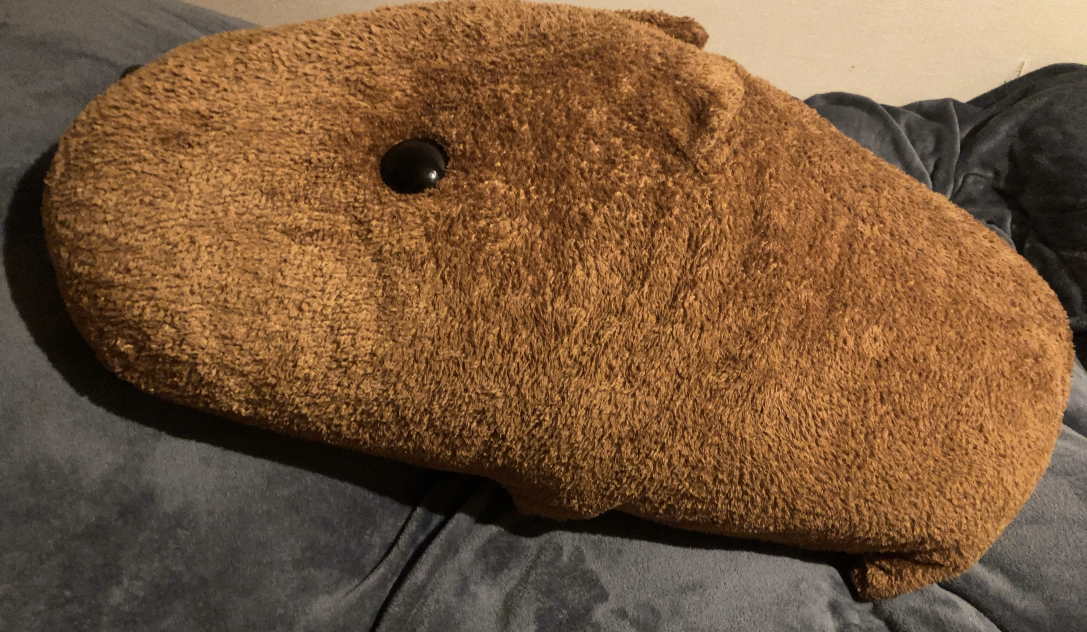
#> input picture fgcapy/IMG_4598.jpg, 3259 x 1896 px, given in place of fgcapy, which was not available (shown at 1/3 size)
$ python 'import cv2.py' --fg_path fgcapy --bg_path fgcapy
#> lines starting #> are read from the running program, lines starting #| are printed output that depends on the picture; after the words box and inside, x2 and y2 are one past the last pixel; in counts of white or black regions, pixels touching at a corner belong together; pictures that were not available may be replaced by others from this repository, and a replacement may not be noted
import cv2
import numpy as np
import matplotlib.pyplot as plt
import os
import glob
import random
import argparse

class CapyImSyn:

    def __init__(self, fgImg, bgImg):
        self.fgImg = fgImg
        self.bgImg = bgImg
        self.x = 1500
        self.y = 1500
        self.size = 1000

    def setPosition(self, position):
        if (position == 'left'):
            self.x = 500
            self.y = 2800
        elif (position == 'center'):
            self.x = 2000
            self.y = 2000
        elif (position == 'right'):
            self.x = 2500
            self.y = 2800
        elif (position == 'random'):
            self.x = random.choice(range(500, 2500))
            self.y = random.choice(range(500, 2800))

    def setSize(self, size):
#> in combine, loadedFgImg is the input picture: shape (1896, 3259, 3); mean B, G, R 58.8, 87.7, 119.5
        self.size = size

    def _createMask(img):
        #convert bgr into hsv
        hsv = cv2.cvtColor(img, cv2.COLOR_BGR2HSV)
        plt.imshow(hsv)
        plt.show()

        #binarise
        bin_img = cv2.inRange(hsv, (28, 78, 40), (240, 240, 240))
        plt.imshow(bin_img)
        plt.show()

        #extract contours
        contours, _ = cv2.findContours(bin_img, cv2.RETR_EXTERNAL, cv2.CHAIN_APPROX_SIMPLE)

        #get the contour with the largest area
        contour = max(contours, key=lambda x: cv2.contourArea(x))
        mask = np.zeros_like(bin_img)
        maskImg =  cv2.drawContours(mask, [contour], -1, color=255, thickness=-1)
        plt.imshow(maskImg)
        plt.show()
        return maskImg

    def _imageRotate(img):
        h, w = img.shape[:2]
#> h = 1896; w = 3259
        size = (w, h)
#> size = (3259, 1896)

        #set rotation angle
        angle = 10
        angle_rad = angle/180.0*np.pi

        #calculate image size after rotation
        w_rot = int(np.round(h*np.absolute(np.sin(angle_rad))+w*np.absolute(np.cos(angle_rad))))
#> w_rot = 3539
        h_rot = int(np.round(h*np.absolute(np.cos(angle_rad))+w*np.absolute(np.sin(angle_rad))))
#> h_rot = 2433
        size_rot = (w_rot, h_rot)
#> size_rot = (3539, 2433)

        #rotate around the centre of the original image
        center = (w/2, h/2)
#> center = (1629.5, 948)
        scale = 1.0
        rotation_matrix = cv2.getRotationMatrix2D(center, angle, scale)

        #add a parallel shift(rotation + translation)
        affine_matrix = rotation_matrix.copy()
        affine_matrix[0][2] = affine_matrix[0][2] -w/2 + w_rot/2
        affine_matrix[1][2] = affine_matrix[1][2] -h/2 + h_rot/2

        img = cv2.warpAffine(img, affine_matrix, size_rot, flags=cv2.INTER_CUBIC)
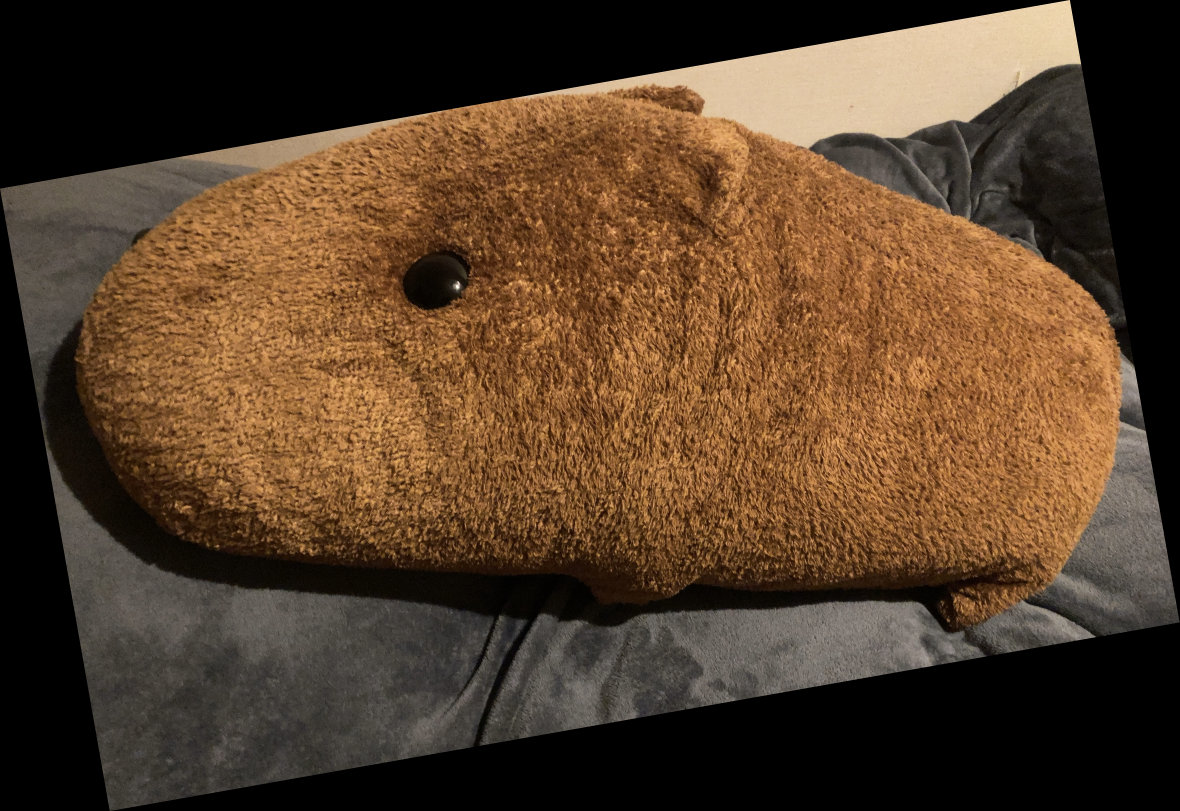
#> img: shape (2433, 3539, 3) (shown at 1/3 size); mean of channels 0, 1, 2 42.2, 62.9, 85.8; drawn as B, G, R
        plt.imshow(img)
        plt.show()
        return img

    def combine(self):
        #randomly select fgImg
        loadedFgImg = cv2.imread(self.fgImg)
        plt.imshow(loadedFgImg)
        plt.show()
        rot_FgImg = CapyImSyn._imageRotate(loadedFgImg)
        cvt_FgImg = cv2.cvtColor(rot_FgImg, cv2.COLOR_BGR2RGB)
        rs1 = cv2.resize(cvt_FgImg, (self.size, self.size))
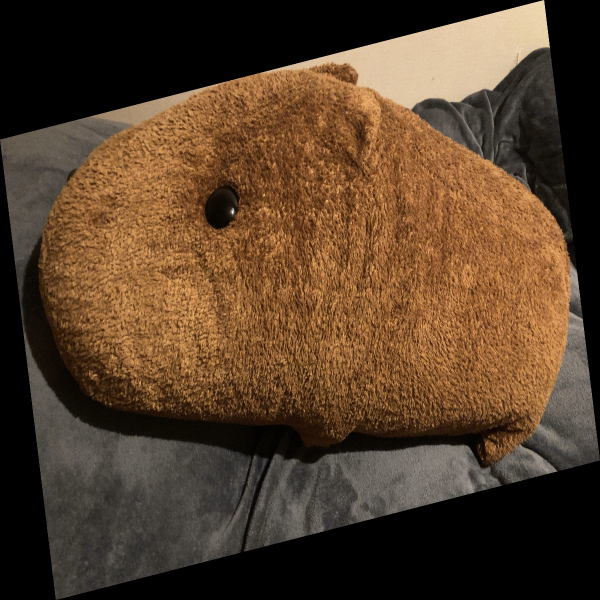
#> rs1: shape (1200, 1200, 3) (shown at 1/2 size); mean R, G, B 85.7, 62.8, 42.1

        mask = CapyImSyn._createMask(rs1)
#> in _createMask, `hsv = cv2.cvtColor(img, cv2.COLOR_BGR2HSV)`: hsv: shape (1200, 1200, 3); mean H, S, V 75.4, 90.3, 85.7
#> in _createMask, `bin_img = cv2.inRange(hsv, (28, 78, 40), (240, 240, 240))`:
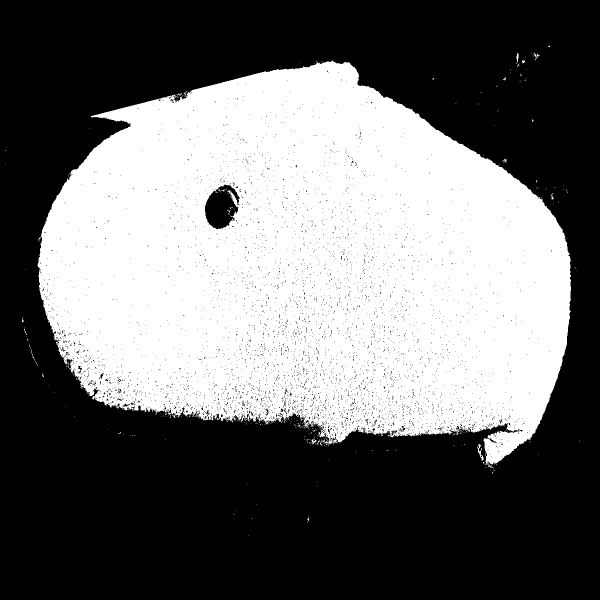
#> bin_img: shape (1200, 1200) (shown at 1/2 size); 42.7% white; 362 white regions (351 under 20 px)
#> in _createMask, `contours, _ = cv2.findContours(bin_img, cv2.RETR_EXTERNAL, cv2.CHAIN_A..`: contours = 338 contours, 334 with area under 20; largest, box (x1, y1, x2, y2) and area: (75, 121, 1143, 930) 623743, (954, 888, 967, 921) 79, (622, 877, 633, 889) 47, (1033, 106, 1037, 128) 33
#> in _createMask, `contour = max(contours, key=lambda x: cv2.contourArea(x))`: contour = contour of 3121 points, box (x1, y1, x2, y2) (75, 121, 1143, 930), area 623743
#> in _createMask, `maskImg =  cv2.drawContours(mask, [contour], -1, color=255, thickness=..`:
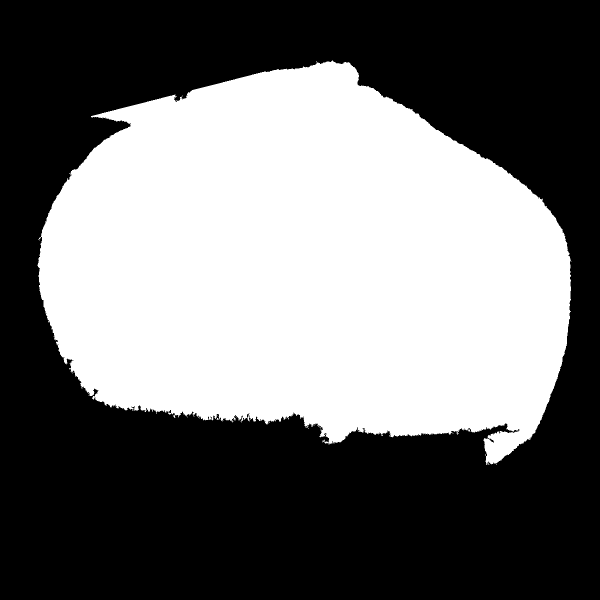
#> maskImg: shape (1200, 1200) (shown at 1/2 size); 43.5% white; 1 white region, box (x1, y1, x2, y2) and area: (75, 121, 1143, 930) 626040

        #process in the same way as fgImg
        loadedBgImg = cv2.imread(self.bgImg)
        loadedBgImg_cvt = cv2.cvtColor(loadedBgImg, cv2.COLOR_BGR2RGB)
        rs2 = cv2.resize(loadedBgImg_cvt, (4000, 4000))
        plt.imshow(rs2)
        plt.show()

        #set the position for pasting
        x = self.x
        y = self.y

        #width and height take the common part of the foreground and background images
        w = min(rs1.shape[1], rs2.shape[1] - x)
#> w = 1200
        h = min(rs1.shape[0], rs2.shape[0] - y)
#> h = 1200

        #area to be merged
        fg_roi = rs1[:h, :w]
        bg_roi = rs2[y : y + h, x : x + w]
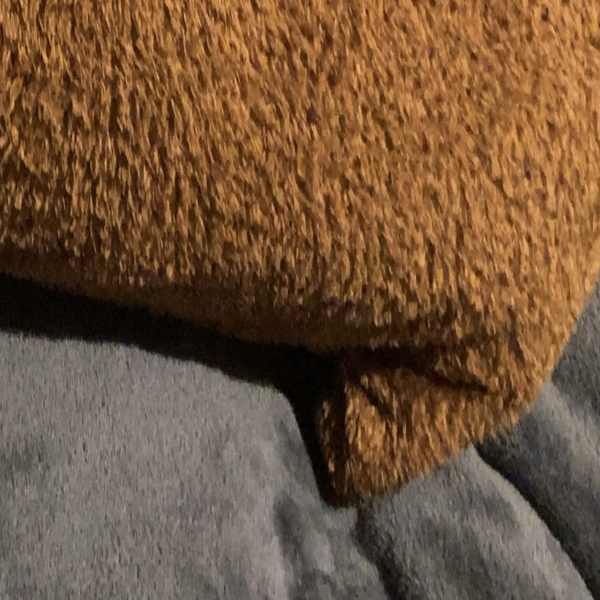
#> bg_roi: shape (1200, 1200, 3) (shown at 1/2 size); mean R, G, B 113.3, 84.6, 59.3

        #last process
        bg_roi[:] = np.where(mask[:h, :w, np.newaxis] == 0, bg_roi, fg_roi)
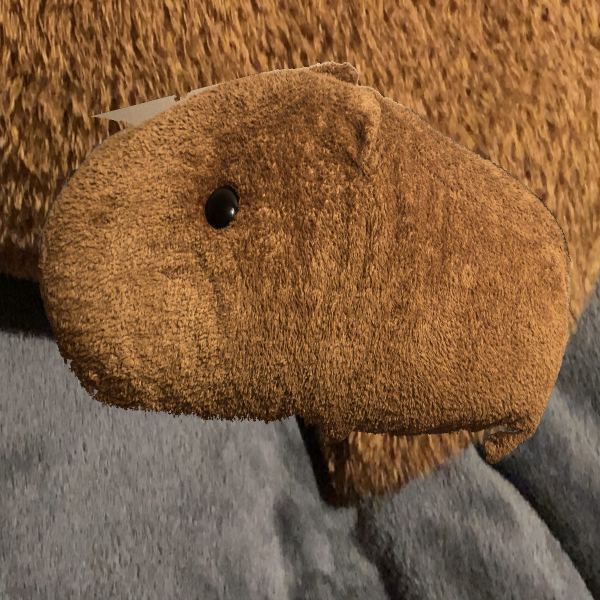
#> bg_roi: shape (1200, 1200, 3) (shown at 1/2 size); mean R, G, B 128.9, 94.1, 63.4
        plt.imshow(rs2)
        plt.show()
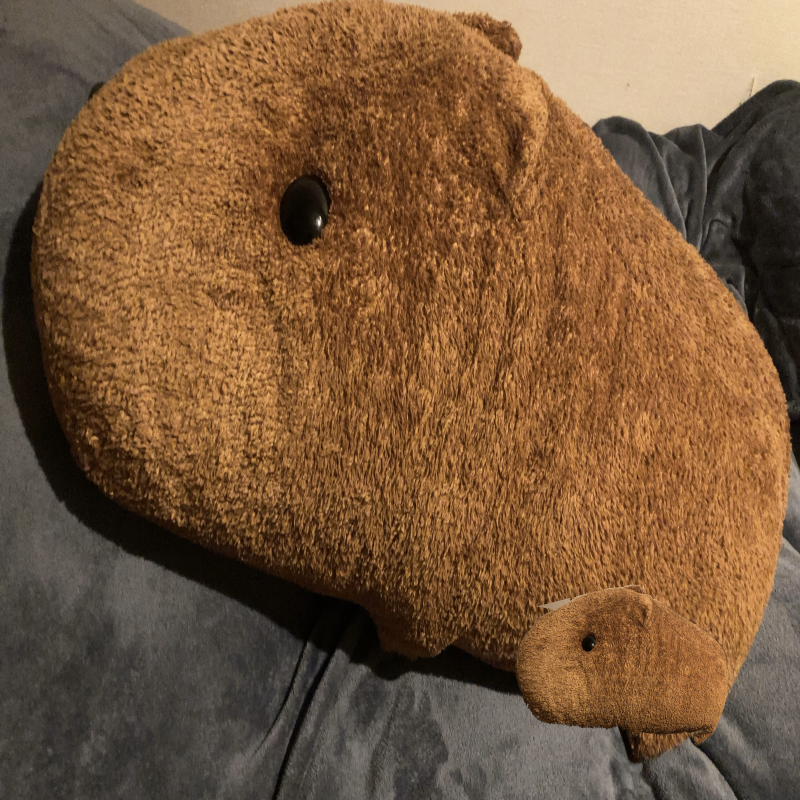
#> shown: shape (4000, 4000, 3) (shown at 1/5 size); mean R, G, B 120.8, 88.4, 59.1
        return rs2

fgImgs = sorted(glob.glob('/content/drive/MyDrive/Colab Notebooks/CycleGAN_Project/pytorch-CycleGAN-and-pix2pix/datasets/capycopied/fgcapy/*.jpg'))
bgImgs = glob.glob('/content/drive/MyDrive/Colab Notebooks/CycleGAN_Project/pytorch-CycleGAN-and-pix2pix/datasets/capycopied/bgcapy/*.jpg')
fgImg_count = len(fgImgs)
bgImg_count = len(bgImgs)

def main(args):
    fgImgs = sorted(glob.glob(args.fg_path))
    bgImgs = glob.glob(args.bg_path)
    fgImg_count = len(fgImgs)
    bgImg_count = len(bgImgs)
    for i in range(fgImg_count):
        fgImg = fgImgs[i]
        fname1 = os.path.splitext(os.path.basename(str(fgImg)))[0]
        for j in range(bgImg_count):
            bgImg = bgImgs[j]
            capy = CapyImSyn(fgImg, bgImg)
            capy.setPosition('right')
            capy.setSize(1200)
            result_image = capy.combine()
            clresult_image = cv2.cvtColor(result_image, cv2.COLOR_BGR2RGB)
            fname2 = os.path.splitext(os.path.basename(str(bgImg)))[0]
            fname = fname1 + "+" + fname2
            cv2.imwrite(f'{args.output_dir}/{fname}.jpg', clresult_image)

if __name__ == "__main__":
    parser = argparse.ArgumentParser(description='Combine foreground and background images using CapyImSyn')
    parser.add_argument('--fg_path', type=str, default='/content/drive/MyDrive/Colab Notebooks/CycleGAN_Project/pytorch-CycleGAN-and-pix2pix/datasets/capycopied/fgcapy/*.jpg',
                        help='path to directory containing foreground images (default: /content/drive/MyDrive/Colab Notebooks/CycleGAN_Project/pytorch-CycleGAN-and-pix2pix/datasets/capycopied/fgcapy/*.jpg)')
    parser.add_argument('--bg_path', type=str, default='/content/drive/MyDrive/Colab Notebooks/CycleGAN_Project/pytorch-CycleGAN-and-pix2pix/datasets/capycopied/bgcapy/*.jpg',
                        help='path to directory containing background images (default: /content/drive/MyDrive/Colab Notebooks/CycleGAN_Project/pytorch-CycleGAN-and-pix2pix/datasets/capycopied/bgcapy/*.jpg)')
    parser.add_argument('--output_dir', type=str, default='/content/drive/MyDrive/Colab Notebooks/CycleGAN_Project/pytorch-CycleGAN-and-pix2pix/results/opencv',
                        help='path to directory where output images will be saved (default: /content/drive/MyDrive/Colab Notebooks/CycleGAN_Project/pytorch-CycleGAN-and-pix2pix/results/opencv)')
    args = parser.parse_args()

    main(args)
